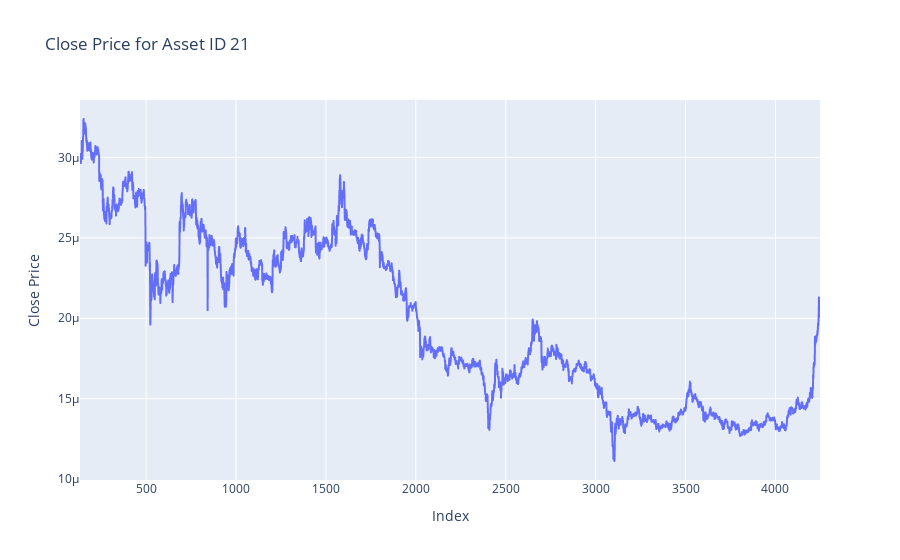

Source (notebook cell):
### Code cell
plot_close_by_asset(df= test_df, asset_id= token)

### Figure 1 — Plotly figure (JSON) as saved in the notebook; plotly's stock layout.template omitted (floating-point values rounded to 4 significant figures; data arrays with more than 128 entries replaced by an {"elided": "..."} marker saying what was removed)
{"data": [{"hovertemplate": "Index=%{x}<br>Close Price=%{y}<extra></extra>", "legendgroup": "", "line": {"color": "#636efa", "dash": "solid"}, "marker": {"symbol": "circle"}, "mode": "lines", "name": "", "showlegend": false, "type": "scattergl", "x": {"elided": "4117 int values"}, "xaxis": "x", "y": {"elided": "4117 float values"}, "yaxis": "y"}], "layout": {"legend": {"tracegroupgap": 0}, "title": {"text": "Close Price for Asset ID 21"}, "xaxis": {"anchor": "y", "domain": [0, 1], "title": {"text": "Index"}}, "yaxis": {"anchor": "x", "domain": [0, 1], "title": {"text": "Close Price"}}}}
